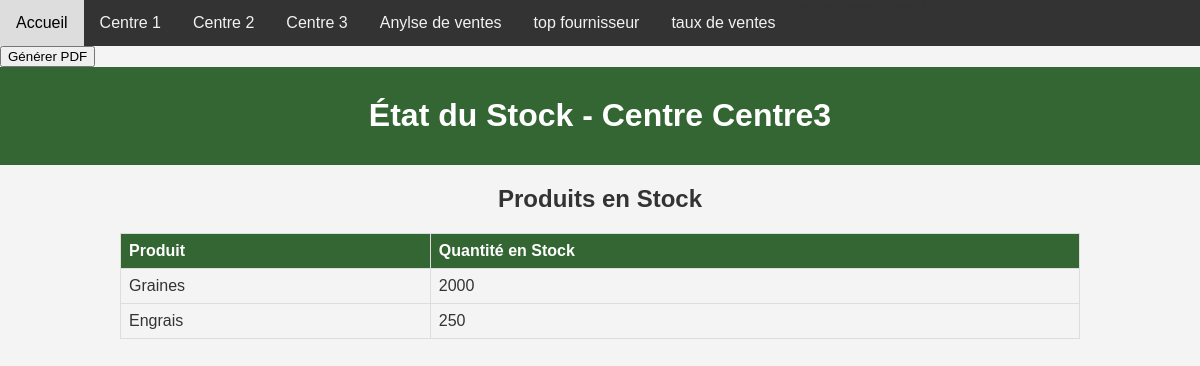
The page /centre/3/etat_stock/ on the database its author committed.
### application/models.py (models this page shows, shortened)
class Centre(models.Model):
     designationc = models.CharField(max_length=100)
     identifiant = models.IntegerField(unique=True, default=0)

class EtatStockCentre(models.Model):
    produit_stocke = models.ForeignKey(Produit, on_delete=models.CASCADE)
    centre = models.ForeignKey(Centre, on_delete=models.CASCADE)
    quantite_en_stock_centre = models.IntegerField(default=0)

class Produit(models.Model):
     designation= models.CharField(max_length=50)
     prix= models.FloatField(max_length=10)

### application/views.py (the view, shortened to what this page needs)
# urls.py: path('centre/<int:centre_id>/etat_stock/', views.etat_stock_centre, name='etat_stock_centre'),
def etat_stock_centre(request, centre_id):
    centre = get_object_or_404(Centre, id=centre_id)
    produits_en_stock_centre = EtatStockCentre.objects.filter(centre=centre)
    form = TransfertSearchForm(request.POST or None)
    return render(request, 'etat_stock_centre.html', {
        'centre': centre,
        'produits_en_stock_centre': produits_en_stock_centre,
        'form': form,
    })

### application/templates/etat_stock_centre.html (shortened to what this page needs)
{% load static %}
<!DOCTYPE html><!DOCTYPE html>
<html lang="en">
<head>
    <link rel="stylesheet" href="{% static 'application/styles.css' %}">
</head>
<body>
    <nav class="nav-agriculture">
        <a href="{% url 'index' %}">Accueil</a>
        <a href="{% url 'centre_menu' centre_id=1 %}">Centre 1</a>
        <a href="{% url 'centre_menu' centre_id=2 %}">Centre 2</a>
        <a href="{% url 'centre_menu' centre_id=3 %}">Centre 3</a>
        <a href="{% url 'analyse_ventes' %}">Anylse de ventes </a>
        <a href="{% url 'top_fournisseurs' %}">top fournisseur </a>
        <a href="{% url 'ventes_combinees' %}">taux de ventes  </a>
    </nav>
    <form method="post" action="{% url 'etat_stock_centre' centre.id %}">
        <button type="submit" name="pdf">Générer PDF</button>
    </form>
    <header>
        <h1>État du Stock - Centre {{ centre.designationc }}</h1>
    </header>
    <section>
        <h2>Produits en Stock</h2>
        <table>
            <thead>
                <tr>
                    <th>Produit</th>
                    <th>Quantité en Stock</th>
                </tr>
            </thead>
            <tbody>
                {% for produit_en_stock in produits_en_stock_centre %}
                    <tr>
                        <td>{{ produit_en_stock.produit_stocke.designation }}</td>
                        <td>{{ produit_en_stock.quantite_en_stock_centre }}</td>
                    </tr>
                {% endfor %}
            </tbody>
        </table>
    </section>
</body>
</html>

### application/static/application/styles.css (style rules this page uses)
body { font-family: 'Arial', sans-serif; color: #333; background-color: #f4f4f4; margin: 0; padding: 0; }
header { background: #4caf50; padding: 20px 0; }
.nav-agriculture { background-color: #333; overflow: hidden; }
.nav-agriculture a { float: left; display: block; color: #f2f2f2; text-align: center; padding: 14px 16px; text-decoration: none; }

### application/templates/etat_stock_centre.html (style rules this page uses)
body { font-family: 'Arial', sans-serif; margin: 0; padding: 0; background-color: #f4f4f4; }
header { background-color: #336633; color: #fff; padding: 10px; text-align: center; }
h1, h2 { text-align: center; margin-top: 20px; }
table { width: 80%; margin: 20px auto; border-collapse: collapse; }
th, td { border: 1px solid #ddd; padding: 8px; text-align: left; }
th { background-color:#336633; color: #fff; }

### rows shown on the page
Centre: designationc "Centre3"
EtatStockCentre: produit_stocke.designation "Graines", quantite_en_stock_centre "2000"
EtatStockCentre: produit_stocke.designation "Engrais", quantite_en_stock_centre "250"
